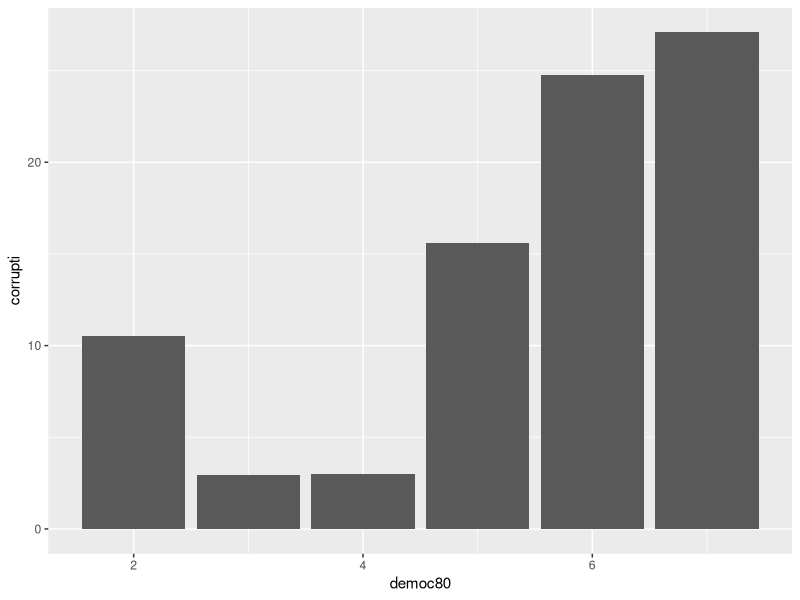

This figure's R source:
## ---- chunk 1
library(tidyverse)
violence<- read_csv(file="violence.csv")
ate_corruption <- violence |>
  filter(africa == 1) |>
  summarize(africa, corrupti, sftgname, agovdem80, assass80, code, deathsPC80, democ80) |>
 mutate(Democracy=  if_else( corrupti <= 5, 
           "more_corrupt", "less_corrupt")) 
ate_corruption

corrupt_graph <- ate_corruption |>
ggplot(mapping = aes( x = democ80 , y= corrupti)) +
geom_col()

corrupt_graph
